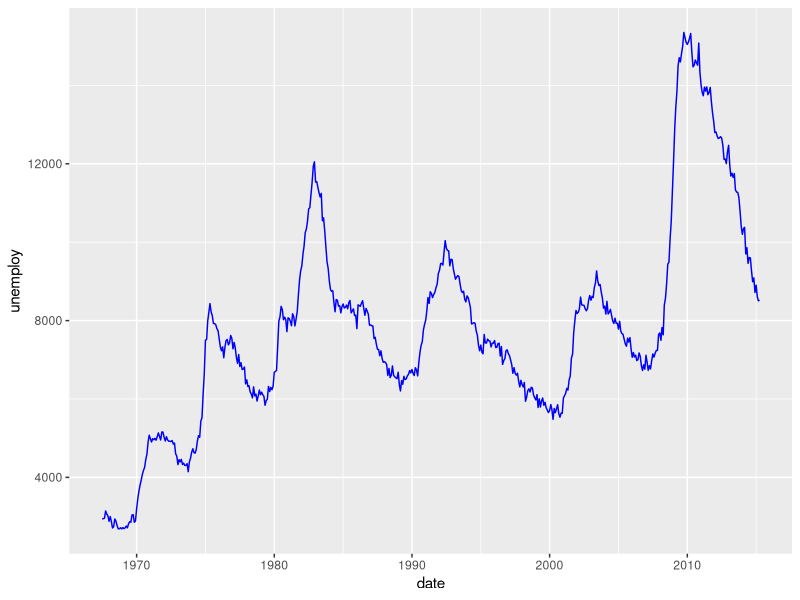
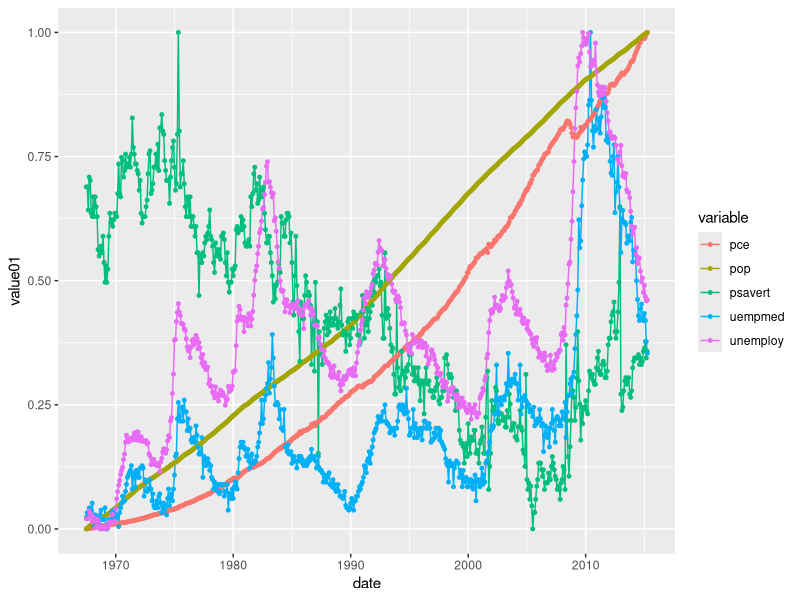

Write R code to recreate these figures, in order.
library(tidyverse)

# First plot
ggplot(economics, aes(date, unemploy)) + geom_line(colour = 'blue')




# Second plot

ggplot(economics_long, aes(date, value01, colour = variable)) +
  geom_line() + geom_point(size =1)
